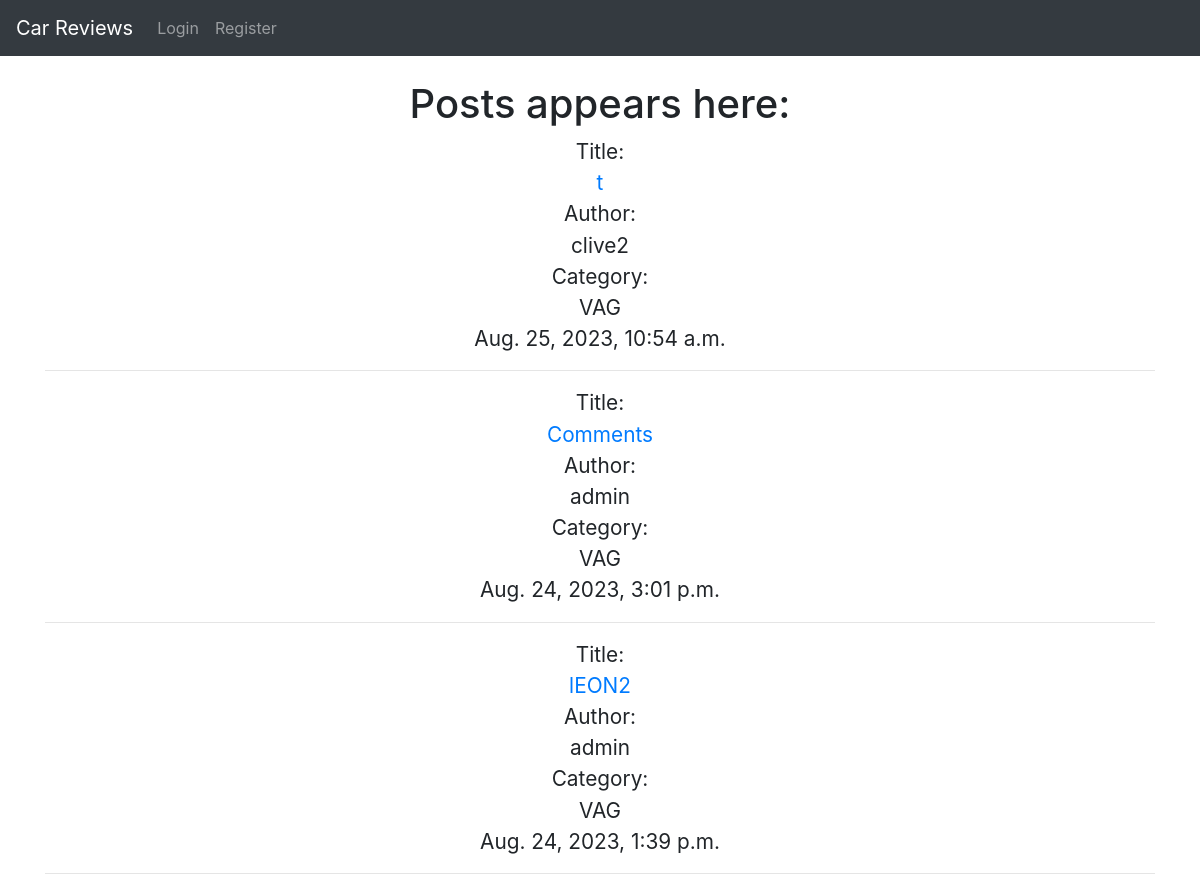
The app's page / (upper part), older data.
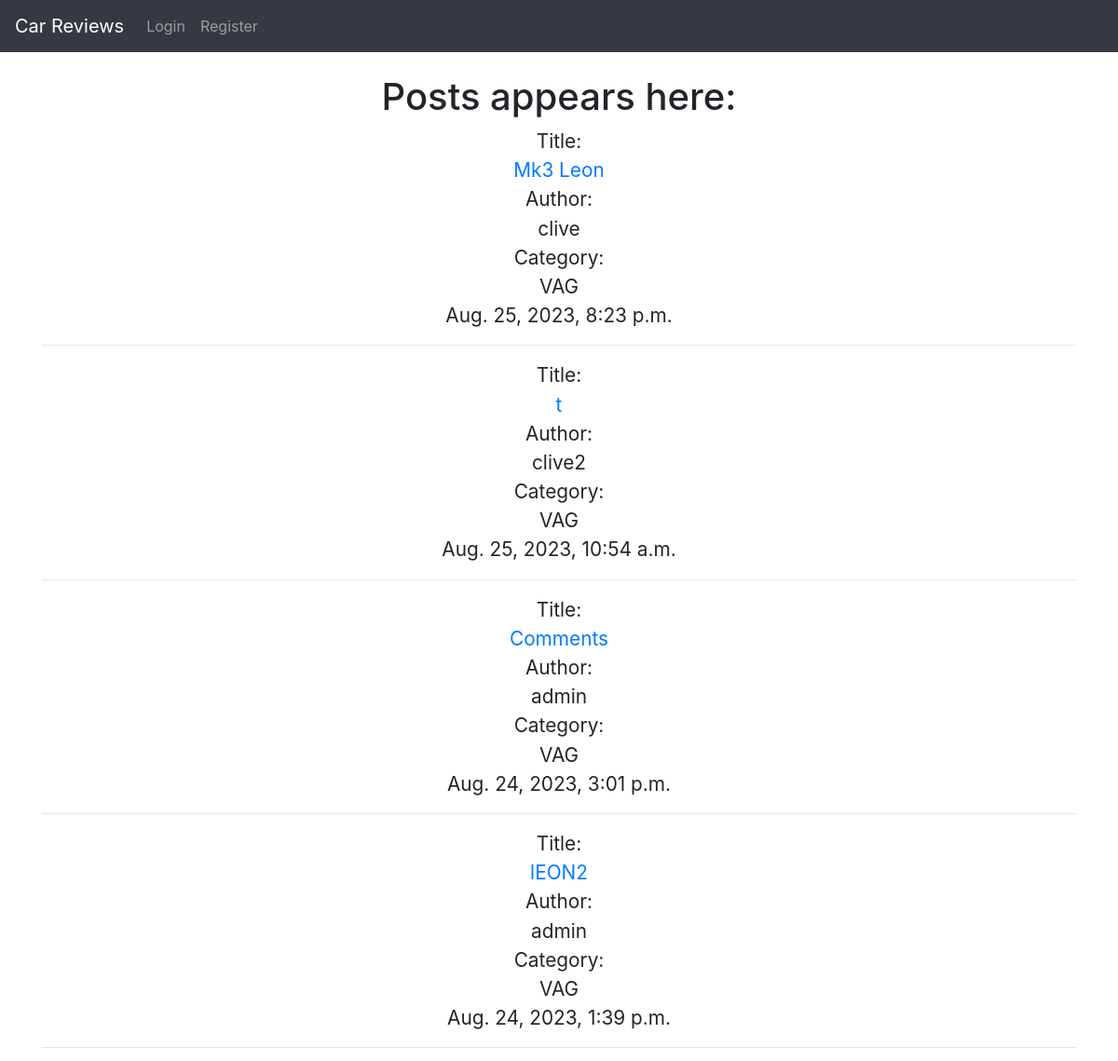
The same page, newer data.
### blog/models.py (models this page shows, shortened)
class Post(models.Model):
    title = models.CharField(max_length=200, unique=True)
    image = models.ImageField(null=True, upload_to="media/")
    title_tag = models.CharField(max_length=200)
    author = models.ForeignKey(User, on_delete=models.CASCADE, related_name='blog_posts')
    created_on = models.DateTimeField(auto_now_add=True)
    updated_on = models.DateTimeField(auto_now_add=True)
    content = RichTextField(blank=True, null=True)
    category = models.CharField(max_length=200, default='VAG')
    likes = models.ManyToManyField(User, related_name='carreview')

### blog/views.py (the view)
# urls.py: path('', view.as_view(), name='home'),
class view(ListView):
    model = Post
    template_name = 'index.html'
    ordering = ['-created_on']

### templates/index.html (shortened to what this page needs)
{% extends 'base.html' %}
    {% block content %}
    <h1 class="text-center test">Posts appears here:</h1>
    <ul class="text-center list-unstyled post-detail">
    {% for post in object_list %}
        <li class="details">Title:<br><a href="{% url 'post-details' post.pk %}">{{ post.title }}</a> <br>Author:<br> {{ post.author }} <br>Category:<br> {{ post.category }}<br/>{{ post.content|slice:":0 "}} {{ post.created_on }}<hr></li>
    {% endfor %}
    </ul>
    {% endblock %}

### templates/base.html (shortened to what this page needs)
{% load static %}
<!doctype html>
<html lang="en">
<head>
    <link rel="stylesheet" href="https://cdn.jsdelivr.net/npm/bootstrap@4.6.2/dist/css/bootstrap.min.css"
>
    <link rel="stylesheet" href="static/css/style.css">
</head>
<body>
    <nav class="navbar navbar-expand-lg navbar-dark bg-dark">
        <a class="navbar-brand" href="{% url 'home' %}">Car Reviews</a>
        <div class="collapse navbar-collapse" id="navbarNav">
            <ul class="navbar-nav">
                {% if user.is_authenticated %}
                <li class="nav-item">
                    <a class="nav-link" href="{% url 'create_post' %}">Create Post</a>
                </li>
                <li class="nav-item">
                    <a class="nav-link" href="{% url 'edit_profile' %}">Edit Profile</a>
                </li>
                <li class="nav-item">
                    <a class="nav-link" href="{% url 'contact' %}">Contact</a>
                </li>
                {% else %}
                <li class="nav-item">
                    <a class="nav-link" href="{% url 'login' %}">Login</a>
                </li>
                <li class="nav-item">
                    <a class="nav-link" href="{% url 'register' %}">Register</a>
                </li>
                {% endif %}
            </ul>
        </div>
    </nav>
    <br />
    <div class="container">
        {% block content %}
        {% endblock %}
    </div>
</body>
</html>

### static/css/style.css (style rules this page uses)
.post-detail { font-size: 1.3em; }

Row changes from the older to the newer data that the page shows:
added Post: title "Mk3 Leon", author "clive", category "VAG", created_on "Aug. 25, 2023, 8:23 p.m."
